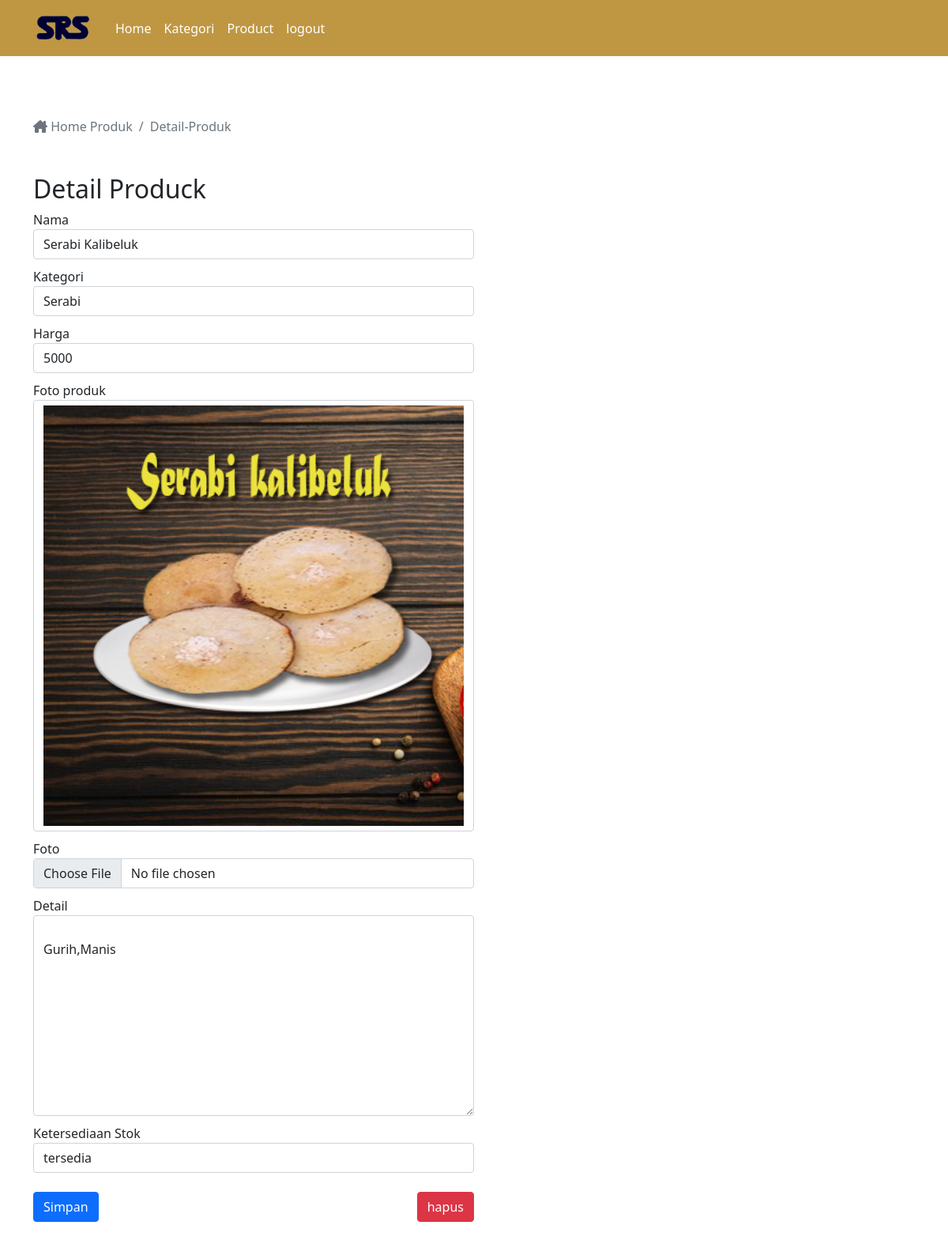
The app's page /adminpanel/produk-detail.php?q=13 with its own data.
### tables this page shows
CREATE TABLE `produck` (
  `id` int NOT NULL,
  `kategori_id` int NOT NULL,
  `nama` varchar(100) NOT NULL,
  `harga` double NOT NULL,
  `foto` varchar(255) DEFAULT NULL,
  `detail` text,
  `ketersediaan_stok` enum('habis','tersedia') DEFAULT 'tersedia'
);

CREATE TABLE `kategori` (
  `id` int NOT NULL,
  `nama` varchar(100) NOT NULL
);

### adminpanel/produk-detail.php (the view, shortened to what this page needs)
<?php
require "../adminpanel/function/db.php";
    $id = $_GET['q'];
    $query = mysqli_query($link, "SELECT a.*, b.nama AS nama_kategori FROM produck a JOIN kategori b ON a.kategori_id=b.id WHERE a.id = '$id'");
    $data = mysqli_fetch_array($query);
?>
<!DOCTYPE html>
<html lang="en">
<head>
    <link href="https://cdn.jsdelivr.net/npm/bootstrap@5.0.2/dist/css/bootstrap.min.css" rel="stylesheet">
    <link rel="stylesheet" href="../css/admin.css">
    <link rel="stylesheet" href="https://cdnjs.cloudflare.com/ajax/libs/font-awesome/6.4.0/css/all.min.css">
</head>
<body>
    <?php require "navbaradmin.php"; ?>
    <div class="container  produk">
    <nav aria-label="breadcrumb">
                    <ol class="breadcrumb mt-5 mb-5">
                        <li class="breadcrumb-item active" aria-current="page">
                            <a href="../adminpanel/product.php" class="no-decoration text-muted"><i class="fa-solid fa-house-chimney ">
                            </i> Home Produk</a>
                    </li>
                    <li class="breadcrumb-item active" aria-current="page">
                        Detail-Produk
                    </li>
                </ol>
            </nav>
        <h2>Detail Produck</h2>
        <div class="col-12 col-md-6 mb-5">
            <form action="" method="post" enctype="multipart/form-data">
            <div>
                    <label for="nama">Nama</label>
                    <input type="text" id="nama" value="<?php echo $data["nama"]  ?>" name="nama" class="form-control" autocomplete="off" required>
                </div>
                <div>
                    <label for="kategori">Kategori</label>
                    <select name="kategori" id="kategori" class="form-control" required>
                    <option value="<?php echo $data ['kategori_id'];  ?>"><?php echo $data['nama_kategori']; ?></option>
                    </select>
                </div>
                <div>
                    <label for="harga">Harga</label>
                    <input type="number" name="harga" value="<?php echo $data['harga'];?>" class="form-control" required>
                </div>
                <div>
                    <label for="currenfoto">Foto produk</label>
                    <img src="../img/image/<?php echo $data['foto']; ?>" alt="" width="300px" class="form-control">
                </div>
                <div>
                    <label for="foto">Foto</label>
                    <input type="file" name="foto" id="foto" class="form-control">
                </div>
                <div>
                    <label for="detail">Detail</label>
                    <textarea name="detail" id="detail" cols="30" rows="10" class="form-control">
                        <?php echo $data['detail']; ?>
                    </textarea>
                </div>
            <div>
                <label for="ketersediaan_stok">Ketersediaan Stok</label>
                    <select name="ketersediaan_stok" id="ketersediaan_stok" class="form-control">
                        <option value="<?php echo $data['ketersediaan_stok']; ?>"><?php echo $data['ketersediaan_stok']; ?></option>
                    </select>
                </div>
                <div class="mt-4 d-flex justify-content-between">
                    <button type="submit" class="btn btn-primary" onclick="return confirm('Apakah Data Yang Di Masukan Sudah Benar!!!');" name="simpan">Simpan</button>
                    <button type="delete" class="btn btn-danger" onclick="return confirm('Apakah Anda Yakin Ingin Menghapusnya!!!');" name="hapus">hapus</button>
                </div>
            </form>
        </div>
    </div>
</body>
</html>

### adminpanel/produk-detail.php (style rules this page uses)
form div { margin-bottom: 10px; }
.produk { padding-top: 100px; }
.no-decoration { text-decoration: none; }

### records on screen
produck: nama "Serabi Kalibeluk", kategori "Serabi", harga "5000", foto (picture), detail "Gurih,Manis", ketersediaan_stok "tersedia"
